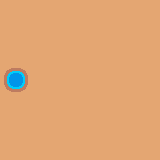

This is a level from a 2D game, rendered from its Tiled map with the project's own tilesets. A one-line summary and the map file follow, with tile-layer data summarised:
An orthogonal 10x10 tile map with 16x16 px tiles, 3 tile layers (ground, background, foreground), 2 tilesets and 5 objects (PlayerSpawn, Guard, Trigger).

<map version="1.10" tiledversion="1.11.2" orientation="orthogonal" renderorder="right-down" width="10" height="10" tilewidth="16" tileheight="16" infinite="0" nextlayerid="6" nextobjectid="7">
 <tileset firstgid="1" source="terrain.tsx" />
 <tileset firstgid="193" source="objects.tsx" />
 <layer id="1" name="ground" width="10" height="10">
  <data>[100 cells, 100 non-empty, 1 distinct tile ids]</data>
 </layer>
 <layer id="2" name="background" width="10" height="10">
  <data>[100 cells, 4 non-empty, 4 distinct tile ids]</data>
 </layer>
 <objectgroup id="3" name="objects">
  <object id="1" gid="197" x="98.4044" y="49.795" width="32" height="32" />
  <object id="2" gid="193" x="109.729" y="109.939" width="16" height="16">
   <properties>
    <property name="hasInventory" type="bool" value="true" />
    <property name="loot" value="" />
   </properties>
  </object>
  <object id="4" type="PlayerSpawn" x="18.75" y="22" width="7.5" height="10" />
  <object id="6" name="Guard" gid="196" x="11" y="143" width="32" height="32">
   <properties>
    <property name="cameraFollow" type="bool" value="false" />
    <property name="controller" type="bool" value="false" />
    <property name="hasInventory" type="bool" value="false" />
    <property name="npcType" propertytype="NpcType" value="GUARD" />
    <property name="patrolLoop" type="bool" value="true" />
    <property name="patrolPoints" value="15,144;126,144;126,93;15,93" />
    <property name="patrolWait" type="float" value="1" />
    <property name="speed" type="float" value="1" />
   </properties>
  </object>
 </objectgroup>
 <objectgroup id="4" name="trigger">
  <object id="3" type="Trigger" x="75.0693" y="148.199" width="15.5125" height="11.6343">
   <properties>
    <property name="toMap" value="MAIN" />
    <property name="triggerType" propertytype="TriggerType" value="CHANGE_MAP" />
   </properties>
  </object>
 </objectgroup>
 <layer id="5" name="foreground" width="10" height="10">
  <data>[100 cells, 0 non-empty, 0 distinct tile ids]</data>
 </layer>
</map>
